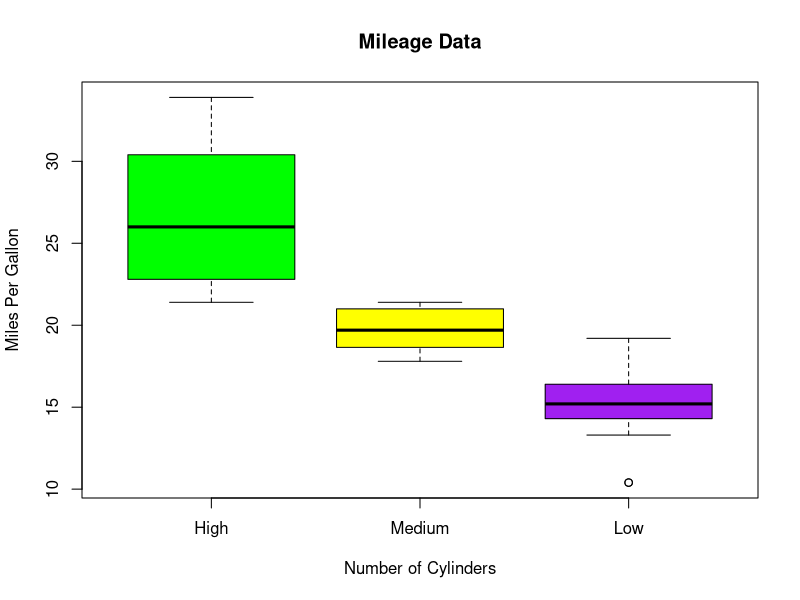

Write the R code that produced this figure.

boxplot(mpg ~ cyl, data=mtcars,    # Cria um boxplot usando o banco de dados de 'mtcars';
xlab='Number of Cylinders',
ylab='Miles Per Gallon',
main='Mileage Data',notch=FALSE,
col=c('green', 'yellow', 'purple'),
names=c('High', 'Medium', 'Low'))

# 'mpg ~ cyl' indica a criação de um boxplot com milhas por galão (mpg) em relação ao número de cilíndros (cyl);
# 'xlab' define o rótulo do eixo x do boxplot (parte inferior do gráfico);
# 'ylab' define o rótulo do eixo y do boxplot (parte superior do gráfico);
# 'main' define o rótulo/título principal do gráfico (será exibido na parte superior do gráfico);
# 'notch' é um argumento que controla a aparência do gráfico de caixa, quando "FALSE", permite que os intervalos
  #de confiança (noches) sejam desenhados nos boxes;
# 'col' define as cores dos boxes do gráfico;
# 'names' define os rótulos de legenda para as caixas no gráfico (parte inferior do gráfico)